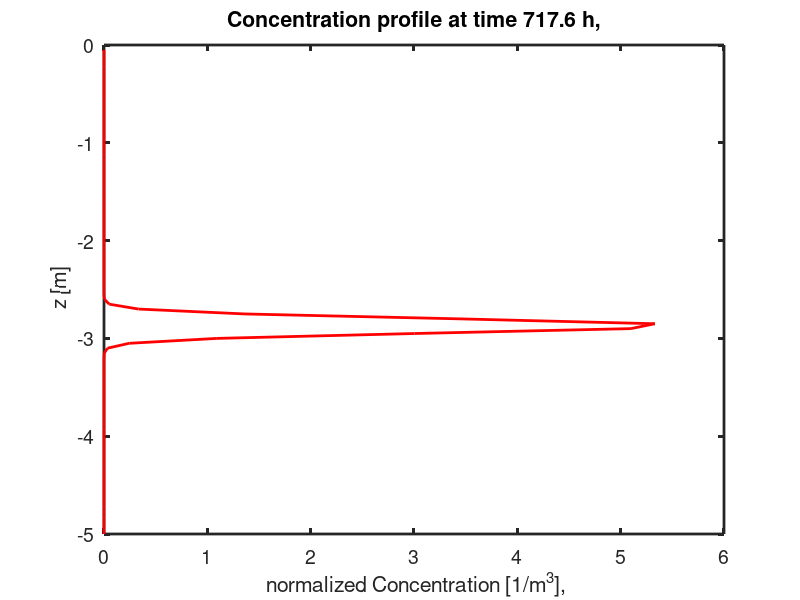
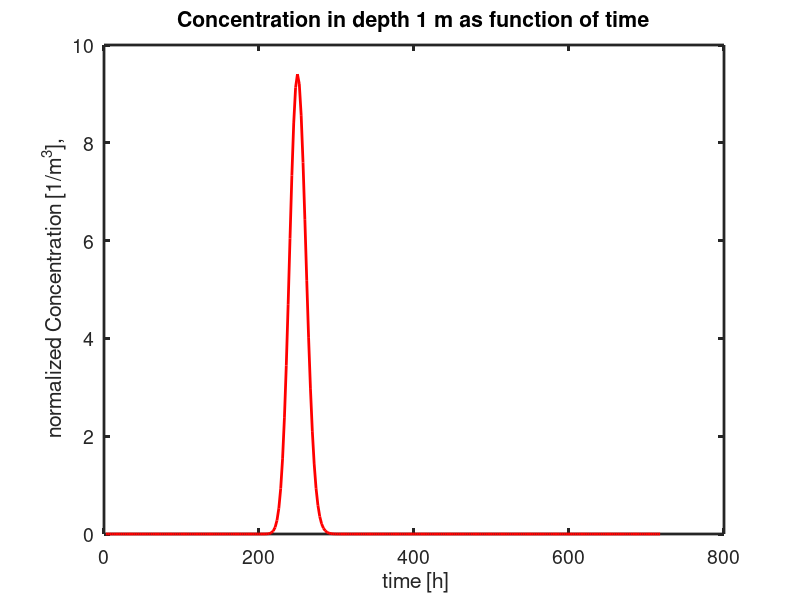

Here is the MATLAB script that generated these plots, in order:
% Simulates solute transport under steady state conditions
% Works also for sand bed reactor!
clear all;
close all;

% set model parameters
D=1e-9 ;    % dispersion coefficient m^2/s 
v= 5e-7/0.45;    % average transport velocity m/s -> 
Z_fix=1;   % select depth for plotting C(Z_fix,time)
dt= 0.1*86400;% timestep with in s
max_time= 30*86400; % maximum transport time s
dz=0.05; %grid  size m
maxz=5; %maximum depth m
z_crit=Z_fix; %critical depth

z=[0+dz:dz:maxz]'; % simulation grid
C_sim_cons=zeros(length(z),floor(max_time/dt)); % transport of the conservative tracer allocate memory

%time=zeros((max_time/dt),1);

% Initialise transport time
t_trans=0; %s

figure;
n=1; %set counter for movieframe

while t_trans < max_time;
time(n)=t_trans;
for i=1:length(z)
   C_sim_cons(i,n)=1/sqrt(4*pi*D*t_trans).*exp(-(z(i)-v*t_trans)^2/(4*D*t_trans)); % correspondes to Cw*theta/m0
end

plot(C_sim_cons(:,n),-z,'r-','linewidth',2);

hold off;
xlabel(' normalized Concentration [1/m^3],','fontsize',14);
ylabel(' z [m]','fontsize',14);
title(['Concentration profile at time ' num2str(t_trans/3600) ' h,'],'fontsize',14);
set(gca,'fontsize',14,'linewidth',2);
t_trans=t_trans+dt;  % increase transport time 

Mbla(n)=getframe;                  %Frame to capture a movie (sequence of plots) --> if not, plots are not visualized during runtime
n=n+1;                             %increase counter for movieframe
end

idepth=find(abs(z-Z_fix) <0.01);

figure;
h2=plot(time(:)/3600,C_sim_cons(idepth,:),'r-','linewidth',2);
title(['Concentration in depth ' num2str(Z_fix) ' m as function of time'],'fontsize',14);
xlabel(' time [h]','fontsize',14);
ylabel(' normalized Concentration [1/m^3],','fontsize',14);
set(gca,'fontsize',14,'linewidth',2);

